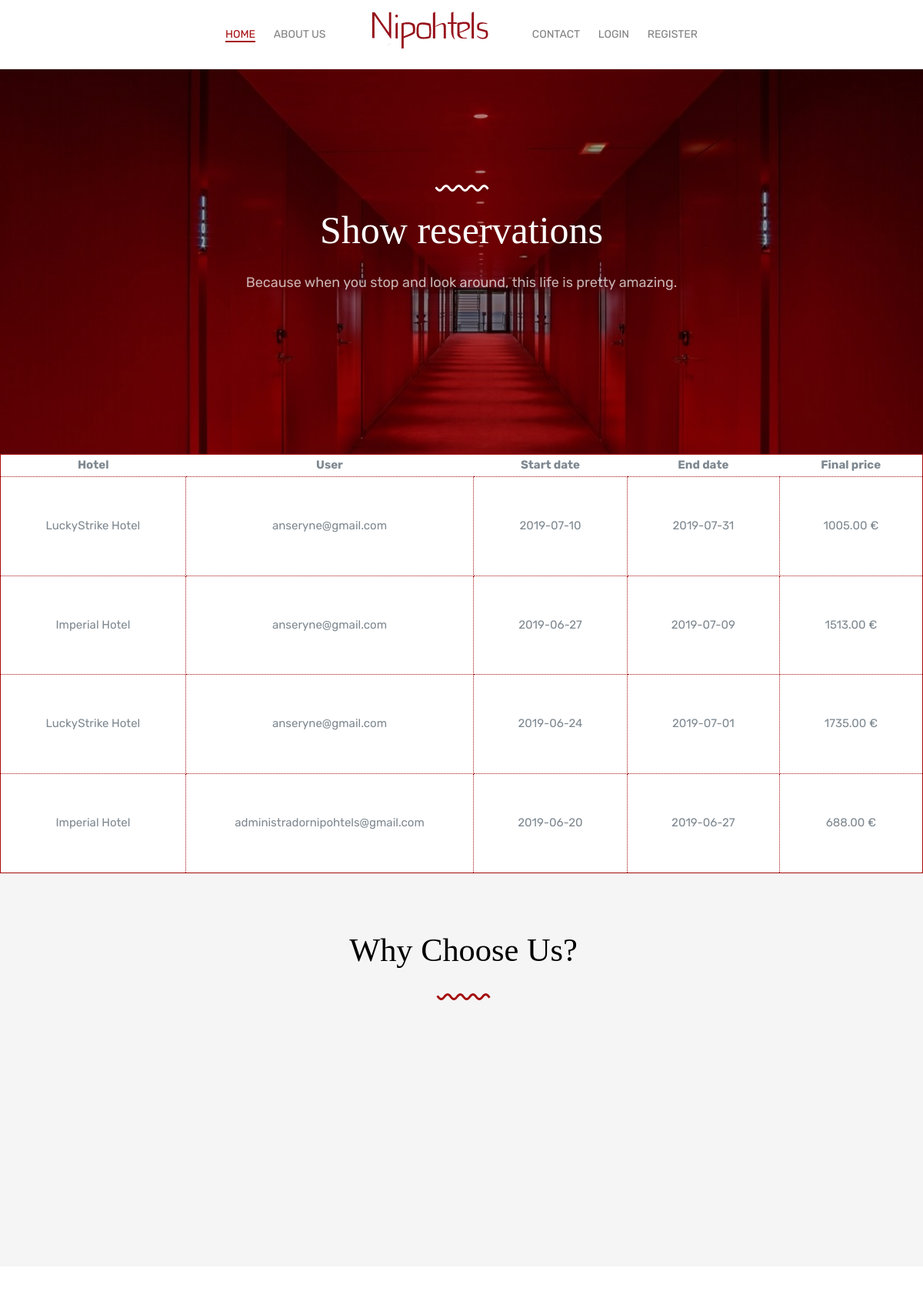
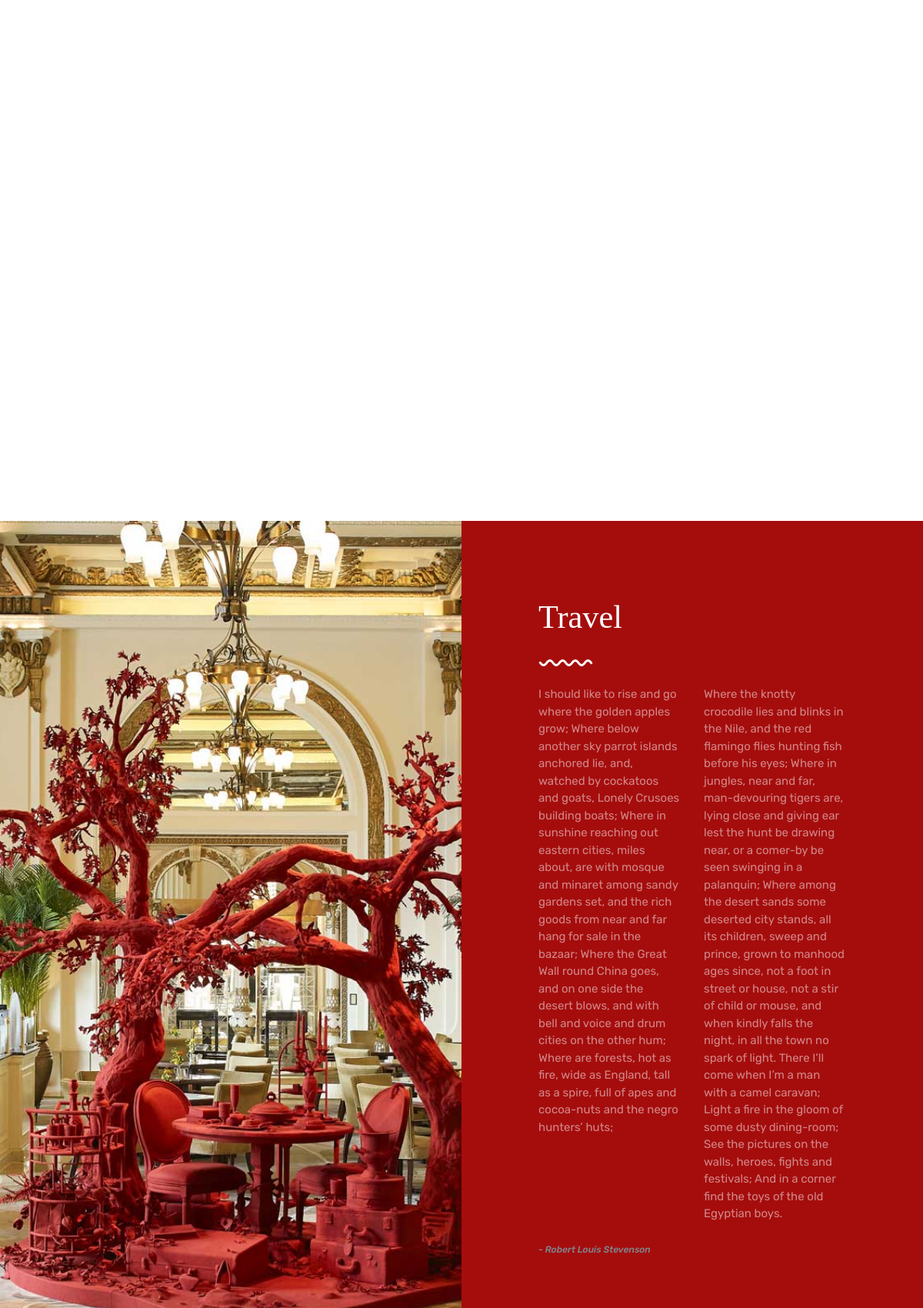
Screenshot of /admintools/showreservations.php (upper part) with the database file from the repository (2 pictures, top to bottom).
### tables this page shows
CREATE TABLE `reservas` (
  `id_reserva` int(10) NOT NULL,
  `fecha_reserva_inicio` date NOT NULL,
  `valoraciones_id_valoracion` int(10) DEFAULT NULL,
  `fecha_reserva_fin` date NOT NULL,
  `usuarios_correo_usuario` varchar(100) DEFAULT NULL,
  `precio_final_reserva` float(8,2) DEFAULT NULL
);

CREATE TABLE `hoteles` (
  `id_hotel` int(10) NOT NULL,
  `nombre` varchar(50) NOT NULL,
  `ubicacion` varchar(50) NOT NULL,
  `ciudad` varchar(50) NOT NULL,
  `estrellas` char(1) NOT NULL,
  `path_img` varchar(50) NOT NULL,
  `precio_multi` float(3,1) DEFAULT NULL
);

### admintools/showreservations.php (the view, shortened to what this page needs)
<?php
    $db = mysqli_connect("localhost", "root", "", "hoteles") or die("Error connecting to database: ".mysqli_error());
    $fecha = date("Y-m-d");
    $query = "SELECT * FROM reservas INNER JOIN habitaciones_reservas ON habitaciones_reservas.reservas_id_reserva = id_reserva
        INNER JOIN habitaciones ON habitaciones_reservas.habitaciones_id_habitacion = habitaciones.id_habitacion
        INNER JOIN hoteles ON hoteles.id_hotel = habitaciones.hoteles_id_hotel WHERE fecha_reserva_inicio >= '$fecha' GROUP BY id_reserva";
    $raw_results = mysqli_query($db, $query);
?>
<!DOCTYPE html>
<html lang="en">
  <head>
    <link rel="stylesheet" href="../css/styles-merged.css">
    <link rel="stylesheet" href="../css/style.min.css">
    <link rel="stylesheet" href="../css/custom.css">
  </head>
  <body>
  <header role="banner" class="probootstrap-header">
        <div class="row">
        <nav role="navigation" class="probootstrap-nav hidden-xs">
          <?php if(!isset($_SESSION['login_user'])){ ?>
          <ul class="probootstrap-main-nav">
            <li class="active"><a href="index.php">Home</a></li>
            <li><a href="about.html">About us</a></li>
            <li class="hidden-xs probootstrap-logo-center"><a href="index.php"><img src="img/logo_md.png" class="hires" width="181" height="50" alt="Nipohtels logo"></a></li>
            <li><a href="../contact.php">Contact</a></li>
            <li><a href='' data-toggle="modal" data-target="#modalLoginForm">Login</a></li>
            <li><a href="" data-toggle="modal" data-target="#modalRegisterForm">Register</a>
          </ul>
          <?php } ?>
        </nav>
        </div>
  </header>
  <section class="probootstrap-slider flexslider probootstrap-inner">
    <ul class="slides">
       <li style="background-image: url(../img/slider_9.jpg);" class="overlay">
          <div class="container">
            <div class="row">
              <div class="col-md-10 col-md-offset-1">
                <div class="probootstrap-slider-text text-center">
                  <p><img src="../img/curve_white.svg" class="seperator probootstrap-animate" alt="Free HTML5 Bootstrap Template"></p>
                  <h1 class="probootstrap-heading probootstrap-animate">Show reservations</h1>
                  <div class="probootstrap-animate probootstrap-sub-wrap">Because when you stop and look around, this life is pretty amazing.</div>
                </div>
              </div>
            </div>
          </div>
        </li>
    </ul>
  </section>
  <section class="table-responsive">
  <table class="user-table-reservations">
   <?php
   if(mysqli_num_rows($raw_results) > 0){
    echo "<tr><th>Hotel</th><th>User</th><th>Start date</th><th>End date</th><th>Final price</th></tr>";
    while($results = mysqli_fetch_array($raw_results)){
                echo "<tr>";
                echo "<td> ".$results['nombre']."</td>";
                echo "<td> ".$results['usuarios_correo_usuario']."</td>";
                echo "<td> ".$results['fecha_reserva_inicio']."</td>";
                echo "<td> ".$results['fecha_reserva_fin']."</td>";
                echo "<td> ".$results['precio_final_reserva']." €</td>";
                echo "</tr>";
            }
        }
        else {
          echo "No results";
        } ?>
  </table>
  </section>
<section class="probootstrap-section probootstrap-section-dark">
    <div class="container">
      <div class="row">
        <div class="col-md-12 text-center">
          <h2 class="mt0">Why Choose Us?</h2>
          <p class="mb50"><img src="../img/curve.svg" class="svg" alt="Free HTML5 Bootstrap Template"></p>
        </div>
        <div class="col-md-4">
        </div>
        <div class="col-md-4">
        </div>
        <div class="col-md-4">
        </div>
      </div>
    </div>
  </section>
  <section class="probootstrap-section">
    <div class="container">
      <div class="row">
      </div>
      <div class="row">
        <div class="clearfix visible-lg-block visible-md-block"></div>
        <div class="clearfix visible-lg-block visible-md-block visible-sm-block"></div>
      </div>
    </div>
  </section>
<section class="probootstrap-half">
    <div class="image" style="background-image: url(../img/slider_2.jpg);"></div>
    <div class="text">
      <div class="probootstrap-animate fadeInUp probootstrap-animated">
        <h2 class="mt0">Travel</h2>
        <p><img src="../img/curve_white.svg" class="seperator" alt="Free HTML5 Bootstrap Template"></p>
        <div class="row">
          <div class="col-md-6">
            <p>I should like to rise and go where the golden apples grow;
            Where below another sky parrot islands anchored lie, and, watched by cockatoos and goats, Lonely Crusoes building boats;
            Where in sunshine reaching out eastern cities, miles about, are with mosque and minaret among sandy gardens set, and the rich goods from near and far hang for sale in the bazaar;
            Where the Great Wall round China goes, and on one side the desert blows, and with bell and voice and drum cities on the other hum;
            Where are forests, hot as fire, wide as England, tall as a spire, full of apes and cocoa-nuts and the negro hunters’ huts;
            </p>
          </div>
          <div class="col-md-6">
            <p>Where the knotty crocodile lies and blinks in the Nile, and the red flamingo flies hunting fish before his eyes;
              Where in jungles, near and far, man-devouring tigers are, lying close and giving ear lest the hunt be drawing near, or a comer-by be seen swinging in a palanquin;
              Where among the desert sands some deserted city stands, all its children, sweep and prince, grown to manhood ages since, not a foot in street or house, not a stir of child or mouse, and when kindly falls the night, in all the town no spark of light.
              There I’ll come when I’m a man with a camel caravan;
              Light a fire in the gloom of some dusty dining-room;
              See the pictures on the walls, heroes, fights and festivals;
              And in a corner find the toys of the old Egyptian boys.
              </p>
          </div>
        </div>
        <h6><i>- Robert Louis Stevenson</i></h6>
      </div>
    </div>
  </section>
  </body>
</html>

### css/custom.css (style rules this page uses)
.col-md-12 { padding-left: 20px; }
.user-table tr, td { border: 1px dotted #a50d0d; padding: 50px; }
.user-table-reservations { border: 1px solid #a50d0d; width: 100%; height: 100%; text-align: center; }
.user-table-reservations th { text-align: center; }

### rows the page displays
reservas: hoteles.nombre "LuckyStrike Hotel", usuarios_correo_usuario "anseryne@gmail.com", fecha_reserva_inicio "2019-07-10", fecha_reserva_fin "2019-07-31", precio_final_reserva "1005.00"
reservas: hoteles.nombre "Imperial Hotel", usuarios_correo_usuario "anseryne@gmail.com", fecha_reserva_inicio "2019-06-27", fecha_reserva_fin "2019-07-09", precio_final_reserva "1513.00"
reservas: hoteles.nombre "LuckyStrike Hotel", usuarios_correo_usuario "anseryne@gmail.com", fecha_reserva_inicio "2019-06-24", fecha_reserva_fin "2019-07-01", precio_final_reserva "1735.00"
reservas: hoteles.nombre "Imperial Hotel", usuarios_correo_usuario "administradornipohtels@gmail.com", fecha_reserva_inicio "2019-06-20", fecha_reserva_fin "2019-06-27", precio_final_reserva "688.00"
